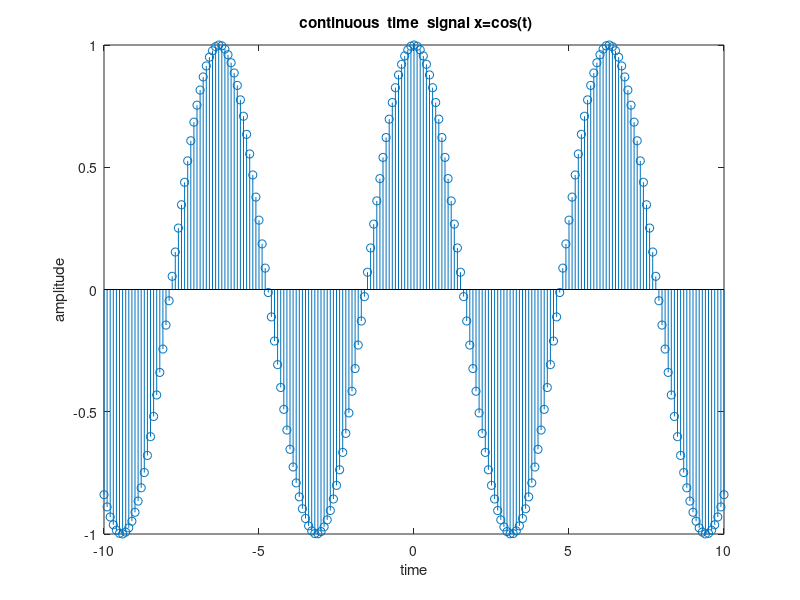

The MATLAB source for this figure:
clc;
clear;
close all;
%ROLL IS 113
n=-113:0.1:113
x=cos(n)
stem(n,x)
axis([-10 10 -1 1])
title(' continuous  time  signal x=cos(t)')
xlabel('time')
ylabel('amplitude')